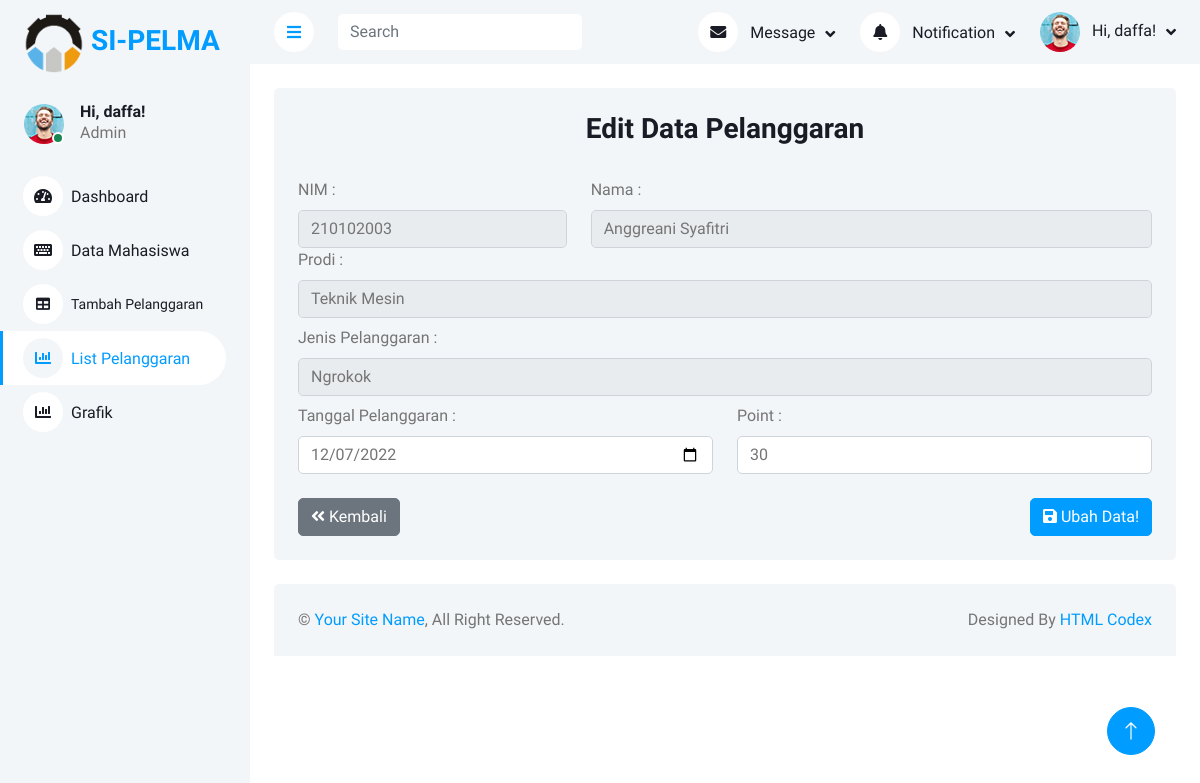
The app's page /dashboard/edit_pelanggaran.php?id_pelanggaran=20 (signed in) with its own data.
### tables this page shows
CREATE TABLE `pelanggaran` (
  `id_pelanggaran` int(11) NOT NULL,
  `nim` int(11) NOT NULL,
  `tanggal` date NOT NULL,
  `jenis_pelanggaran` varchar(100) NOT NULL,
  `point` int(3) NOT NULL
);

CREATE TABLE `mahasiswa` (
  `nim` int(11) NOT NULL,
  `nama` varchar(100) NOT NULL,
  `jk` varchar(20) NOT NULL,
  `prodi` varchar(100) NOT NULL,
  `alamat` varchar(100) NOT NULL
);

### function/functions.php (called while the page is built, shortened)
<?php
$conn = mysqli_connect("localhost", "root", "", "sipelma");
function queryPelanggaranById($id_pelanggaran)
{
    global $conn;
    $query = "SELECT p.id_pelanggaran, m.nim, m.nama, m.prodi, jenis_pelanggaran,
    tanggal, point FROM pelanggaran p INNER JOIN mahasiswa m ON p.nim = m.nim WHERE p.id_pelanggaran='$id_pelanggaran'";
    $result = mysqli_query($conn, $query);
    $rows = [];
    while ($row = mysqli_fetch_assoc($result)) {
        $rows[] = $row;
    }
    return $rows;
}

### dashboard/edit_pelanggaran.php (the view, shortened to what this page needs)
<?php
require '../function/functions.php';
$id_pelanggaran = $_GET["id_pelanggaran"];
$pelanggaran = queryPelanggaranById($id_pelanggaran);
?>
<!DOCTYPE html>
<html lang="en">
<head>
    <link href="https://cdnjs.cloudflare.com/ajax/libs/font-awesome/5.10.0/css/all.min.css" rel="stylesheet">
    <link href="https://cdn.jsdelivr.net/npm/bootstrap-icons@1.4.1/font/bootstrap-icons.css" rel="stylesheet">
    <link href="lib/owlcarousel/assets/owl.carousel.min.css" rel="stylesheet">
    <link href="lib/tempusdominus/css/tempusdominus-bootstrap-4.min.css" rel="stylesheet" />
    <link href="css/bootstrap.min.css" rel="stylesheet">
    <link href="css/style.css" rel="stylesheet">
</head>
<body>
    <div class="container-xxl position-relative bg-white d-flex p-0">
        <div class="sidebar pe-4 pb-3">
            <nav class="navbar bg-light navbar-light">
                <a href="dashboard.php" class="navbar-brand mx-4 mb-3">
                    <h3 class="text-primary"> <img src="img/icon_pnc.png" alt="pnc" style="width: 60px; height: 60px;">
                        SI-PELMA</h3>
                </a>
                <div class="d-flex align-items-center ms-4 mb-4">
                    <div class="position-relative">
                        <img class="rounded-circle" src="img/user.jpg" alt="" style="width: 40px; height: 40px;">
                        <div
                            class="bg-success rounded-circle border border-2 border-white position-absolute end-0 bottom-0 p-1">
                        </div>
                    </div>
                    <div class="ms-3">
                        <h6 class="mb-0"><span><?php echo 'Hi, ' . $_SESSION['username'] . '!' ?></span></h6>
                        <span>Admin</span>
                    </div>
                </div>
                <div class="navbar-nav w-100">
                    <a href="dashboard.php" class="nav-item nav-link"><i
                            class="fa fa-tachometer-alt me-2"></i>Dashboard</a>
                    <a href="data_mahasiswa.php" class="nav-item nav-link"><i class="fa fa-keyboard me-2"></i>Data
                        Mahasiswa</a>
                    <a href="tambah_pelanggaran.php" class="nav-item nav-link" style="font-size: 14px;"><i
                            class="fa fa-table me-2"></i>Tambah
                        Pelanggaran</a>
                    <a href="list_pelanggaran.php" class="nav-item nav-link active"><i
                            class="fa fa-chart-bar me-2"></i>List
                        Pelanggaran</a>
                    <a href="grafik.php" class="nav-item nav-link"><i class="fa fa-chart-bar me-2"></i>Grafik</a>
                </div>
            </nav>
        </div>
        <div class="content">
            <nav class="navbar navbar-expand bg-light navbar-light sticky-top px-4 py-0">
                <a href="#" class="sidebar-toggler flex-shrink-0">
                    <i class="fa fa-bars"></i>
                </a>
                <form class="d-none d-md-flex ms-4">
                    <input class="form-control border-0" type="search" placeholder="Search">
                </form>
                <div class="navbar-nav align-items-center ms-auto">
                    <div class="nav-item dropdown">
                        <a href="#" class="nav-link dropdown-toggle" data-bs-toggle="dropdown">
                            <i class="fa fa-envelope me-lg-2"></i>
                            <span class="d-none d-lg-inline-flex">Message</span>
                        </a>
                    </div>
                    <div class="nav-item dropdown">
                        <a href="#" class="nav-link dropdown-toggle" data-bs-toggle="dropdown">
                            <i class="fa fa-bell me-lg-2"></i>
                            <span class="d-none d-lg-inline-flex">Notification</span>
                        </a>
                    </div>
                    <div class="nav-item dropdown">
                        <a href="#" class="nav-link dropdown-toggle" data-bs-toggle="dropdown">
                            <img class="rounded-circle me-lg-2" src="img/user.jpg" alt=""
                                style="width: 40px; height: 40px;">
                            <span
                                class="d-none d-lg-inline-flex"><span><?php echo 'Hi, ' . $_SESSION['username'] . '!' ?></span></span>
                        </a>
                    </div>
                </div>
            </nav>
            <div class="container-fluid pt-4 px-4">
                <div class="row g-4">
                    <div class="col-12">
                        <div class="bg-light rounded h-100 p-4">
                            <h3 class="mb-4" style="text-align: center;">Edit Data Pelanggaran</h3>
                            <div class="table-responsive">
                                <?php
                                        foreach ($pelanggaran as $row) {
                                        ?>
                                <form action="" method="post">
                                    <div class="row">
                                        <div class="col-md-4">
                                            <label for="exampleInputNim" class="form-label">NIM :</label>
                                            <input type="number" class="form-control" name="nim" id="exampleInputNim"
                                                required disabled value="<?= $row["nim"]; ?>">
                                        </div>
                                        <div class="col-md-8">
                                            <label for="exampleInputNama" class="form-label">Nama :</label>
                                            <input type="text" class="form-control" name="nama" id="exampleInputNama"
                                                required disabled value="<?= $row["nama"]; ?>" disabled>
                                        </div>
                                    </div>
                                    <div class="mb-2">
                                        <label for="exampleInputProdi" class="form-label">Prodi :</label>
                                        <input type="text" class="form-control" name="prodi" id="exampleInputProdi"
                                            required disabled value="<?= $row["prodi"]; ?>" disabled>
                                    </div>
                                    <div class="mb-2">
                                        <label for="exampleInputJenis" class="form-label">Jenis
                                            Pelanggaran
                                            :</label>
                                        <select class="form-control" name="jenis_pelanggaran" id="jenis_pelanggaran">
                                            <option value="<?= $row["jenis_pelanggaran"]; ?>" selected>
                                                <?= $row["jenis_pelanggaran"]; ?>
                                            </option>
                                        </select>
                                    </div>
                                    <div class="row">
                                        <div class="col-md-6">
                                            <label for="exampleInputTanggal" class="form-label">Tanggal
                                                Pelanggaran :</label>
                                            <input type="date" class="form-control" name="tanggal"
                                                id="exampleInputTanggal" required value="<?= $row["tanggal"]; ?>">
                                        </div>
                                        <div class="col-md-6">
                                            <label for="exampleInputPoint" class="form-label">Point
                                                :</label>
                                            <input type="number" class="form-control" name="point" id="point"
                                                placeholder="Masukkan point" value="<?= $row["point"]; ?>" required>
                                        </div>
                                    </div>
                                    <br>
                                    <a href="list_pelanggaran.php" type="button" name="kembali"
                                        class="btn btn-secondary"><i class="fas fa-angle-double-left"></i>
                                        Kembali</a>
                                    <button type="submit" name="submit" class="btn btn-primary float-end"><i
                                            class="fas fa-save"></i>
                                        Ubah Data!</button>
                                </form>
                                <?php
                                        }
                                        ?>
                            </div>
                        </div>
                    </div>
                </div>
            </div>
            <div class="container-fluid pt-4 px-4">
                <div class="bg-light rounded-top p-4">
                    <div class="row">
                        <div class="col-12 col-sm-6 text-center text-sm-start">
                            &copy; <a href="#">Your Site Name</a>, All Right Reserved.
                        </div>
                        <div class="col-12 col-sm-6 text-center text-sm-end">
                            Designed By <a href="https://htmlcodex.com">HTML Codex</a>
                        </div>
                    </div>
                </div>
            </div>
        </div>
        <a href="#" class="btn btn-lg btn-primary btn-lg-square back-to-top"><i class="bi bi-arrow-up"></i></a>
    </div>
</body>
</html>

### dashboard/css/style.css (style rules this page uses)
:root { --primary: #009CFF; --light: #F3F6F9; --dark: #191C24; }
.back-to-top { position: fixed; display: none; right: 45px; bottom: 45px; z-index: 99; }
.btn { transition: .5s; }
.btn.btn-primary { color: #FFFFFF; }
.btn-lg-square { width: 48px; height: 48px; }
.btn-square, .btn-sm-square, .btn-lg-square { padding: 0; display: inline-flex; align-items: center; justify-content: center; font-weight: normal; border-radius: 50px; }
.sidebar { position: fixed; top: 0; left: 0; bottom: 0; width: 250px; height: 100vh; overflow-y: auto; background: var(--light); transition: 0.5s; z-index: 999; }
.content { margin-left: 250px; min-height: 100vh; background: #FFFFFF; transition: 0.5s; }
@media (min-width: 992px) { .sidebar { margin-left: 0; } }
@media (min-width: 992px) { .content { width: calc(100% - 250px); } }
.sidebar .navbar .navbar-nav .nav-link { padding: 7px 20px; color: var(--dark); font-weight: 500; border-left: 3px solid var(--light); border-radius: 0 30px 30px 0; outline: none; }
.sidebar .navbar .navbar-nav .nav-link:hover, .sidebar .navbar .navbar-nav .nav-link.active { color: var(--primary); background: #FFFFFF; border-color: var(--primary); }
.sidebar .navbar .navbar-nav .nav-link i { width: 40px; height: 40px; display: inline-flex; align-items: center; justify-content: center; background: #FFFFFF; border-radius: 40px; }
.sidebar .navbar .navbar-nav .nav-link:hover i, .sidebar .navbar .navbar-nav .nav-link.active i { background: var(--light); }
.content .navbar .navbar-nav .nav-link { margin-left: 25px; padding: 12px 0; color: var(--dark); outline: none; }
.content .navbar .sidebar-toggler, .content .navbar .navbar-nav .nav-link i { width: 40px; height: 40px; display: inline-flex; align-items: center; justify-content: center; background: #FFFFFF; border-radius: 40px; }
.content .navbar .dropdown-toggle::after { margin-left: 6px; vertical-align: middle; border: none; content: "\f107"; font-family: "Font Awesome 5 Free"; font-weight: 900; transition: .5s; }

### records on screen
pelanggaran: nim "210102003", nama "Anggreani Syafitri", prodi "Teknik Mesin", jenis_pelanggaran "Ngrokok", tanggal "12/07/2022", point "30"

### other values on screen
$_SESSION['username'] "daffa"
